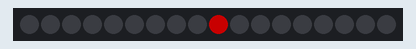
This sketch was run on a simulated Arduino Uno, built with avr-gcc and run on an emulated ATmega328P. Parts: 18 RGB LEDs in strip order, left to right. Dim RGB values are drawn brighter than linear.

Above: at 0.15 s.
At 4.97 s:
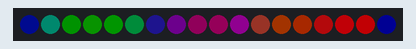
At 9.8 s:
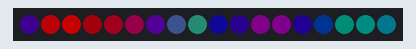
At 19.75 s:
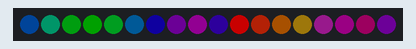
At 29.69 s:
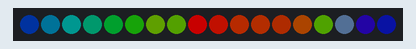
At 39.65 s:
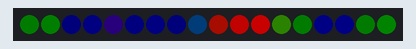

The sketch:

ColorPalette.ino
```cpp
#include <FastLED.h>

#define NUM_LEDS 18
#define LED_PIN 2

CRGB leds[NUM_LEDS];
CRGB background[NUM_LEDS];

void setup() {
  FastLED.addLeds<WS2812B, LED_PIN, GRB>(leds, NUM_LEDS);
  FastLED.setBrightness(100);
  Serial.begin(57600);
}

void loop() {

  drawBackground();
  drawMovingPixel();

  EVERY_N_MILLISECONDS(20) {
    fadeToBlackBy(leds, NUM_LEDS, 10);
    nblend(leds, background, NUM_LEDS, 30);
  }

  FastLED.show();
}

void drawBackground() {
  // A simple plasma effect
  fill_noise16 (background, NUM_LEDS, 1, millis(), 30, 1, 0, 50, millis() / 3, 10);
}

void drawMovingPixel() {
  // A pixel that moves back and forth using noise
  uint16_t pos = inoise16(millis() * 100);
  pos = constrain(pos, 13000, 51000);
  pos = map(pos, 13000, 51000, 0, NUM_LEDS - 1);
  leds[pos] = CRGB::Red;
}
```
